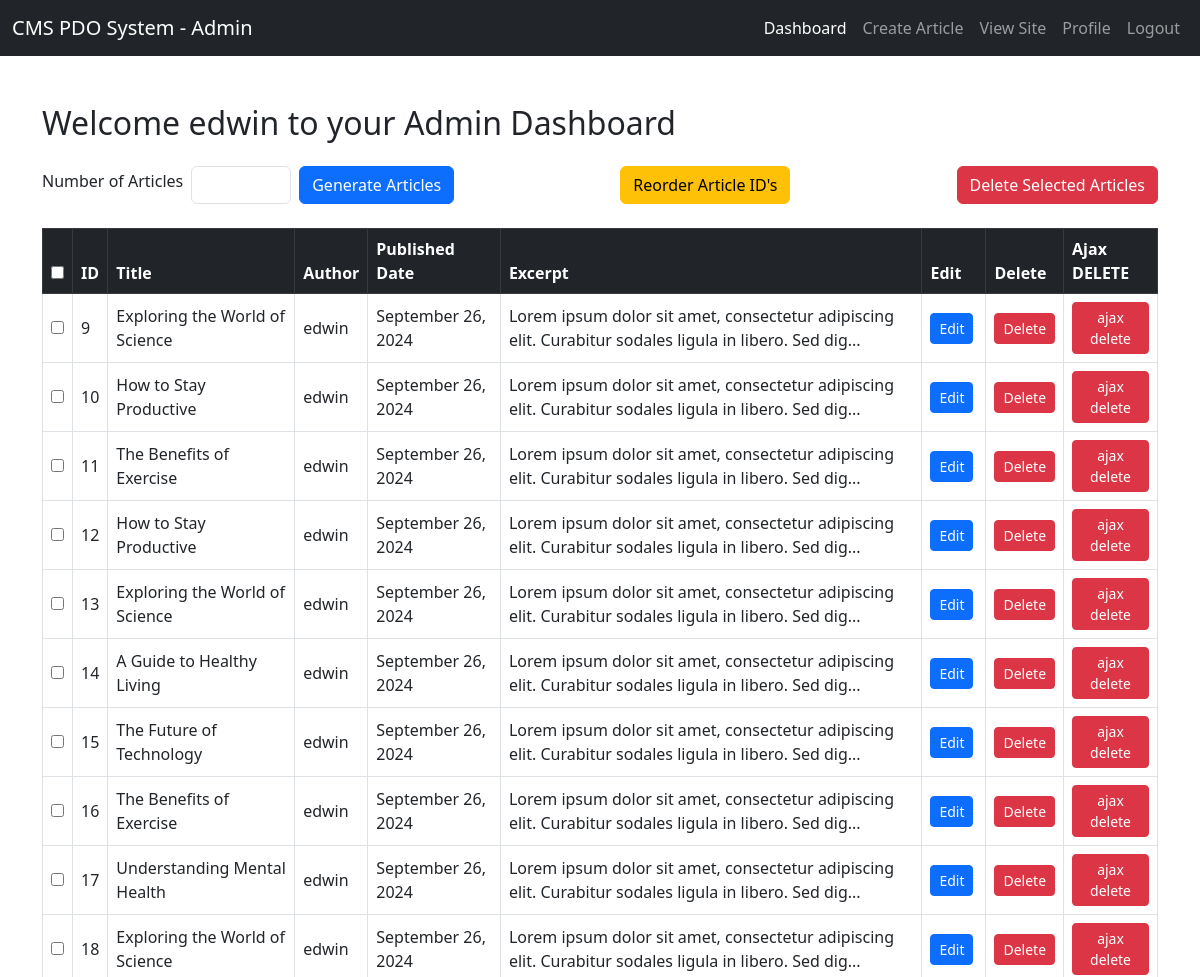
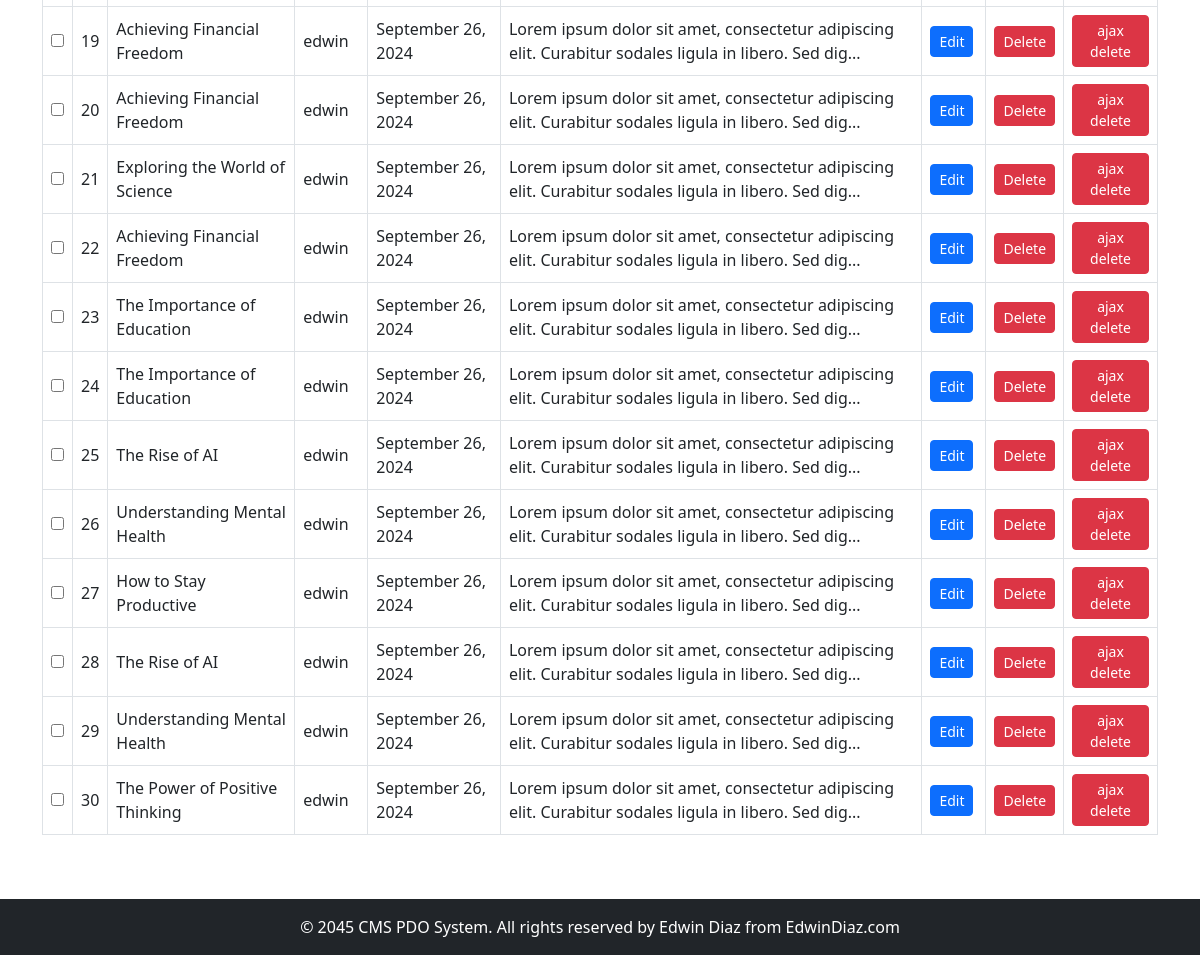
/admin.php (signed in), run on the app's committed database (2 pictures, top to bottom).
### tables this page shows
CREATE TABLE `articles` (
  `id` int(11) UNSIGNED NOT NULL,
  `title` varchar(255) NOT NULL,
  `content` text NOT NULL,
  `user_id` int(11) UNSIGNED NOT NULL,
  `image` varchar(255) DEFAULT NULL,
  `created_at` timestamp NOT NULL DEFAULT current_timestamp(),
  `updated_at` timestamp NOT NULL DEFAULT current_timestamp() ON UPDATE current_timestamp()
);

### helpers.php (called while the page is built, shortened)
<?php
function base_url($path = ""){
    $protocol = isset($_SERVER['HTTPS']) && $_SERVER['HTTPS'] !== "off" ? 'https://' : 'http://';
    $host = $_SERVER['HTTP_HOST'];
    $baseUrl = $protocol . $host . '/' . PROJECT_DIR;
    return $baseUrl . '/' . ltrim($path, '/');
}

### autoloader.php (called while the page is built, shortened)
<?php
spl_autoload_register(function($class_name){
    $directory = __DIR__ . "/classes/";
    $file = $directory . $class_name . ".php";
});

### classes/Article.php (called while the page is built, shortened)
<?php
class Article {
    private $conn;
    private $table = 'articles';
    public function __construct()
    {
        $database = new Database();
        $this->conn = $database->getConnection();
    }
    public function getExcerpt($content, $length = 100)
    {
        if(strlen($content) > $length){
            return substr($content, 0, $length) . "...";
        }
        return $content;
    }
    public function getArticlesByUser($userId)
    {
        $query = "SELECT * FROM " . $this->table . " WHERE user_id = :user_id ORDER BY created_at DESC";
        $stmt = $this->conn->prepare($query);
        $stmt->bindParam(':user_id', $userId, PDO::PARAM_INT);
        $stmt->execute();
        return $stmt->fetchAll(PDO::FETCH_OBJ);
    }
    public function formatCreatedAt($date)
    {
        return date('F j, Y', strtotime($date));
    }
}

### classes/Database.php (called while the page is built, shortened)
<?php
class Database {
    private $host = DB_HOST;
    private $db_name = DB_NAME;
    private $username = DB_USER;
    private $password = DB_PASS;
    public function getConnection(){
        $this->conn = null;
        try {
           $this->conn = new PDO("mysql:host={$this->host};dbname={$this->db_name}", $this->username, $this->password);
           $this->conn->setAttribute(PDO::ATTR_ERRMODE, PDO::ERRMODE_EXCEPTION);
        }catch (PDOException $exception) {
            echo "Connection error" . $exception->getMessage();
        }
        return $this->conn;
    }
}

### admin.php (the view, shortened to what this page needs)
<?php
include "partials/admin/header.php";
include "partials/admin/navbar.php";
$article = new Article();
$userId = $_SESSION['user_id'];
$userArticles = $article->getArticlesByUser($userId);
?>
<main class="container my-5">
    <h2 class="mb-4">Welcome <?php echo $_SESSION['username']  ?> to your Admin Dashboard</h2>
    <div class="d-flex justify-content-between align-items-center mb-4">
        <form class="d-flex align-items-center" action="<?php echo base_url('create-dummy-articles.php'); ?>" method="post">
            <label class="form-label me-2" for="articleCount">Number of Articles</label>
            <input id="articleCount" min="1" style="width: 100px" class="form-control me-2" name="article_count" type="number">
             <button id="articleCount" class="btn btn-primary" type="submit">Generate Articles</button>
        </form>
        <form action="<?php echo base_url('reorder_articles.php') ?>" method="post">
            <button name="reorder_articles" class="btn btn-warning" type="submit">Reorder Article ID's</button>
        </form>
        <button id="deleteSelectedBtn" class="btn btn-danger">Delete Selected Articles</button>
    </div>
    <div class="table-responsive">
        <table class="table table-bordered table-hover align-middle">
            <thead class="table-dark">
            <tr>
                <th><input type="checkbox" id="selectAll"></th>
                <th>ID</th>
                <th>Title</th>
                <th>Author</th>
                <th>Published Date</th>
                <th>Excerpt</th>
                <th>Edit</th>
                <th>Delete</th>
                <th>Ajax DELETE</th>
            </tr>
            </thead>
            <tbody>
            <?php if(!empty($userArticles)): ?>
            <?php foreach ($userArticles as $articleItem): ?>
            <tr>
                <td><input type="checkbox" class="articleCheckbox" value="<?php echo $articleItem->id;?>"></td>
                <td><?php echo $articleItem->id; ?></td>
                <td><?php echo $articleItem->title; ?></td>
                <td><?php echo $_SESSION['username']; ?></td>
                <td><?php echo $article->formatCreatedAt($articleItem->created_at); ?></td>
                <td>
                    <?php echo $article->getExcerpt($articleItem->content); ?>
                </td>
                <td>
                    <a href="edit-article.php?id=<?php echo $articleItem->id; ?>" class="btn btn-sm btn-primary me-1">Edit</a>
                </td>
                <td>
                    <form onsubmit="confirmDelete(<?php echo $articleItem->id; ?>)" method="POST" action="<?php echo base_url("delete_article.php")?>">
                        <button class="btn btn-sm btn-danger">Delete</button>
                    </form>
                </td>
                <td> <button data-id="<?php echo $articleItem->id; ?>" class="btn btn-sm btn-danger delete-single">ajax delete</button></td>
            </tr>
            <?php endforeach; ?>
            <?php endif; ?>
            </tbody>
        </table>
    </div>
</main>
<?php include "partials/admin/footer.php"; ?>

### partials/admin/header.php (style rules this page uses)
html, body { height: 100%; margin: 0; }
body { display: flex; flex-direction: column; }
main { flex: 1; }

### data on the page
articles: id "9", title "Exploring the World of Science", created_at "September 26, 2024", content "Lorem ipsum dolor sit amet, consectetur adipiscing elit. Curabitur sodales ligula in libero. Sed dig..."
articles: id "10", title "How to Stay Productive", created_at "September 26, 2024", content "Lorem ipsum dolor sit amet, consectetur adipiscing elit. Curabitur sodales ligula in libero. Sed dig..."
articles: id "11", title "The Benefits of Exercise", created_at "September 26, 2024", content "Lorem ipsum dolor sit amet, consectetur adipiscing elit. Curabitur sodales ligula in libero. Sed dig..."
articles: id "12", title "How to Stay Productive", created_at "September 26, 2024", content "Lorem ipsum dolor sit amet, consectetur adipiscing elit. Curabitur sodales ligula in libero. Sed dig..."
articles: id "13", title "Exploring the World of Science", created_at "September 26, 2024", content "Lorem ipsum dolor sit amet, consectetur adipiscing elit. Curabitur sodales ligula in libero. Sed dig..."
articles: id "14", title "A Guide to Healthy Living", created_at "September 26, 2024", content "Lorem ipsum dolor sit amet, consectetur adipiscing elit. Curabitur sodales ligula in libero. Sed dig..."
articles: id "15", title "The Future of Technology", created_at "September 26, 2024", content "Lorem ipsum dolor sit amet, consectetur adipiscing elit. Curabitur sodales ligula in libero. Sed dig..."
articles: id "16", title "The Benefits of Exercise", created_at "September 26, 2024", content "Lorem ipsum dolor sit amet, consectetur adipiscing elit. Curabitur sodales ligula in libero. Sed dig..."
articles: id "17", title "Understanding Mental Health", created_at "September 26, 2024", content "Lorem ipsum dolor sit amet, consectetur adipiscing elit. Curabitur sodales ligula in libero. Sed dig..."
articles: id "18", title "Exploring the World of Science", created_at "September 26, 2024", content "Lorem ipsum dolor sit amet, consectetur adipiscing elit. Curabitur sodales ligula in libero. Sed dig..."
articles: id "19", title "Achieving Financial Freedom", created_at "September 26, 2024", content "Lorem ipsum dolor sit amet, consectetur adipiscing elit. Curabitur sodales ligula in libero. Sed dig..."
articles: id "20", title "Achieving Financial Freedom", created_at "September 26, 2024", content "Lorem ipsum dolor sit amet, consectetur adipiscing elit. Curabitur sodales ligula in libero. Sed dig..."
articles: id "21", title "Exploring the World of Science", created_at "September 26, 2024", content "Lorem ipsum dolor sit amet, consectetur adipiscing elit. Curabitur sodales ligula in libero. Sed dig..."
articles: id "22", title "Achieving Financial Freedom", created_at "September 26, 2024", content "Lorem ipsum dolor sit amet, consectetur adipiscing elit. Curabitur sodales ligula in libero. Sed dig..."
articles: id "23", title "The Importance of Education", created_at "September 26, 2024", content "Lorem ipsum dolor sit amet, consectetur adipiscing elit. Curabitur sodales ligula in libero. Sed dig..."
articles: id "24", title "The Importance of Education", created_at "September 26, 2024", content "Lorem ipsum dolor sit amet, consectetur adipiscing elit. Curabitur sodales ligula in libero. Sed dig..."
articles: id "25", title "The Rise of AI", created_at "September 26, 2024", content "Lorem ipsum dolor sit amet, consectetur adipiscing elit. Curabitur sodales ligula in libero. Sed dig..."
articles: id "26", title "Understanding Mental Health", created_at "September 26, 2024", content "Lorem ipsum dolor sit amet, consectetur adipiscing elit. Curabitur sodales ligula in libero. Sed dig..."
articles: id "27", title "How to Stay Productive", created_at "September 26, 2024", content "Lorem ipsum dolor sit amet, consectetur adipiscing elit. Curabitur sodales ligula in libero. Sed dig..."
articles: id "28", title "The Rise of AI", created_at "September 26, 2024", content "Lorem ipsum dolor sit amet, consectetur adipiscing elit. Curabitur sodales ligula in libero. Sed dig..."
articles: id "29", title "Understanding Mental Health", created_at "September 26, 2024", content "Lorem ipsum dolor sit amet, consectetur adipiscing elit. Curabitur sodales ligula in libero. Sed dig..."
articles: id "30", title "The Power of Positive Thinking", created_at "September 26, 2024", content "Lorem ipsum dolor sit amet, consectetur adipiscing elit. Curabitur sodales ligula in libero. Sed dig..."

### other printed values
$_SESSION['username'] "edwin"
